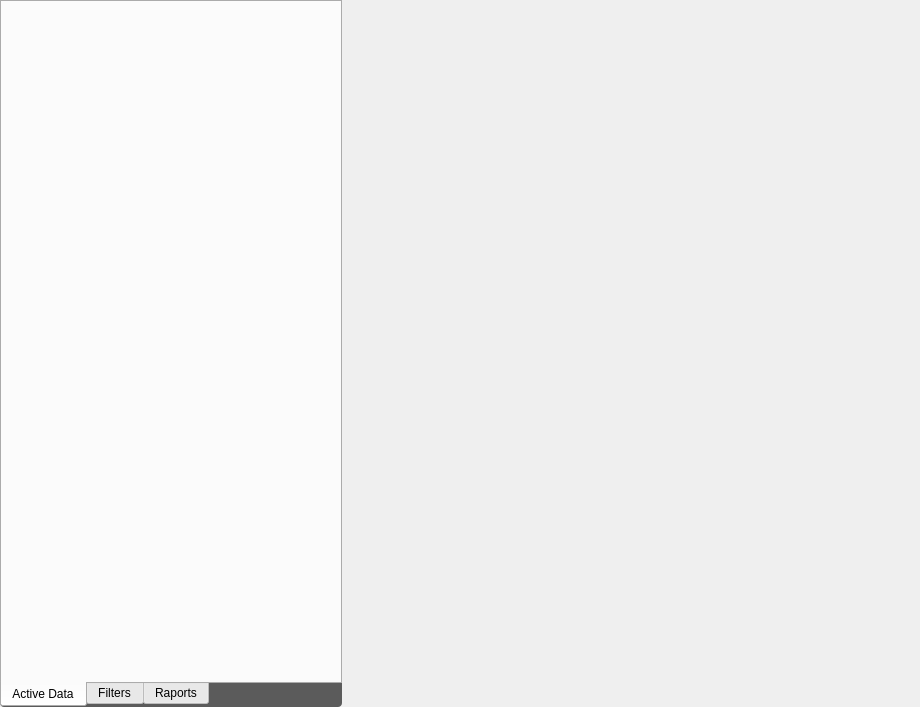
<?xml version="1.0" encoding="UTF-8"?>
<ui version="4.0">
 <class>AnalisisWidget</class>
 <widget class="QWidget" name="AnalisisWidget">
  <property name="geometry">
   <rect>
    <x>0</x>
    <y>0</y>
    <width>920</width>
    <height>707</height>
   </rect>
  </property>
  <property name="windowTitle">
   <string>Form</string>
  </property>
  <property name="styleSheet">
   <string notr="true"/>
  </property>
  <layout class="QHBoxLayout" name="horizontalLayout_2">
   <property name="spacing">
    <number>6</number>
   </property>
   <property name="margin">
    <number>0</number>
   </property>
   <item>
    <widget class="QFrame" name="LeftContainer">
     <property name="sizePolicy">
      <sizepolicy hsizetype="Minimum" vsizetype="Preferred">
       <horstretch>0</horstretch>
       <verstretch>0</verstretch>
      </sizepolicy>
     </property>
     <property name="styleSheet">
      <string notr="true">QFrame#LeftContainer {
	  /*border: 1px solid black; */
     /*border-color: rgb(135, 177, 255);*/
     border-radius: /*5*/ 4px; 
	padding: 0px;
    /*background-color: rgb(235, 235, 235);*/
	background: rgb(91, 91, 91);
}</string>
     </property>
     <layout class="QVBoxLayout" name="verticalLayout">
      <property name="margin">
       <number>0</number>
      </property>
      <item>
       <widget class="QTabWidget" name="tabWidget">
        <property name="sizePolicy">
         <sizepolicy hsizetype="Minimum" vsizetype="Expanding">
          <horstretch>0</horstretch>
          <verstretch>0</verstretch>
         </sizepolicy>
        </property>
        <property name="styleSheet">
         <string notr="true">
QTreeView::branch:has-children:!has-siblings:closed,
     QTreeView::branch:closed:has-children:has-siblings {
             border-image: none;
             image: url(:/mde/icons/trojkat-8x8-dodolu.png);
     }

     QTreeView::branch:open:has-children:!has-siblings,
     QTreeView::branch:open:has-children:has-siblings  {
             border-image: none;
             image: url(:/mde/icons/trojkat-8x8-naboku.png);
     }

#treeHolder
{
	background: white;
}

QTabWidget {
	background: white;
}

QTabWidget::pane {
	border: 1px solid black;
	border-top-left-radius: 4px;
	border-top-right-radius: 4px;
	border-bottom: 3px solid black;
	margin: 0px;
	padding: 2px;
	background: white;
}

QTabWidget::pane &gt; * {
   border: none;
}
QTabBar {
	background: rgb(91, 91, 91);
	border-bottom-left-radius: 4px;
	border-bottom-right-radius: 4px;
}

QTabBar::tab, QTabBar::tab:first, QTabBar::tab:middle, QTabBar::tab:last, QTabBar::tab:selected {
border: none;
 border-radius: 0px;
 background-color: transparent;
 color: black;
min-width: 8ex;
 padding: 4px;
margin-right: 3px;
}

QTabBar::tab:middle {
	margin-left: 3px;
}

QTabBar::tab:last {
	margin-left: 3px;
	margin-right: 1px;
}

QTabBar::tab:hover {
    background-color: #898989;
}

QTabBar::tab:selected, QTabBar::tab:hover:selected {
 background-color: black;
color: white;
 border-bottom-left-radius: 4px;
 border-bottom-right-radius: 4px;
}</string>
        </property>
        <property name="tabPosition">
         <enum>QTabWidget::South</enum>
        </property>
        <property name="currentIndex">
         <number>0</number>
        </property>
        <widget class="QWidget" name="activeDataTab">
         <attribute name="icon">
          <iconset resource="../../coreui/ui/CoreIcons.qrc">
           <normaloff>:/mde/icons/zaladowane.png</normaloff>:/mde/icons/zaladowane.png</iconset>
         </attribute>
         <attribute name="title">
          <string>Active Data</string>
         </attribute>
         <layout class="QVBoxLayout" name="verticalLayout_2">
          <property name="spacing">
           <number>1</number>
          </property>
          <property name="margin">
           <number>0</number>
          </property>
          <item>
           <widget class="QWidget" name="treeHolder" native="true">
            <property name="sizePolicy">
             <sizepolicy hsizetype="Preferred" vsizetype="Expanding">
              <horstretch>0</horstretch>
              <verstretch>0</verstretch>
             </sizepolicy>
            </property>
            <property name="styleSheet">
             <string notr="true">QMenu {
	border: none;
	margin: 0px;
	padding: 0px;
}

QMenu::item {
color: black;
}</string>
            </property>
           </widget>
          </item>
          <item>
           <widget class="QWidget" name="SummaryWindowWidget" native="true">
            <property name="sizePolicy">
             <sizepolicy hsizetype="Minimum" vsizetype="Minimum">
              <horstretch>0</horstretch>
              <verstretch>0</verstretch>
             </sizepolicy>
            </property>
            <property name="minimumSize">
             <size>
              <width>0</width>
              <height>120</height>
             </size>
            </property>
           </widget>
          </item>
         </layout>
        </widget>
        <widget class="QWidget" name="filtersTab">
         <attribute name="icon">
          <iconset resource="../../coreui/ui/CoreIcons.qrc">
           <normaloff>:/mde/icons/filtry.png</normaloff>:/mde/icons/filtry.png</iconset>
         </attribute>
         <attribute name="title">
          <string>Filters</string>
         </attribute>
         <layout class="QVBoxLayout" name="verticalLayout_5">
          <property name="margin">
           <number>0</number>
          </property>
          <item>
           <widget class="QFrame" name="containerFrame">
            <property name="sizePolicy">
             <sizepolicy hsizetype="Minimum" vsizetype="Preferred">
              <horstretch>0</horstretch>
              <verstretch>0</verstretch>
             </sizepolicy>
            </property>
            <property name="styleSheet">
             <string notr="true">QFrame#containerFrame { 
     border: 1px solid rgb(135, 177, 255); 
     border-radius: 4px; 
	padding: 2px;
    background-color: rgb(235, 235, 235);
 } 

 QWidget {
	 background-color:  rgb(235, 235, 235);
}</string>
            </property>
            <layout class="QVBoxLayout" name="verticalLayout_4">
             <property name="leftMargin">
              <number>1</number>
             </property>
             <property name="topMargin">
              <number>0</number>
             </property>
             <property name="rightMargin">
              <number>1</number>
             </property>
             <property name="bottomMargin">
              <number>0</number>
             </property>
             <item>
              <widget class="QWidget" name="header" native="true">
               <property name="sizePolicy">
                <sizepolicy hsizetype="Minimum" vsizetype="Minimum">
                 <horstretch>0</horstretch>
                 <verstretch>0</verstretch>
                </sizepolicy>
               </property>
               <property name="maximumSize">
                <size>
                 <width>16777215</width>
                 <height>20</height>
                </size>
               </property>
               <layout class="QHBoxLayout" name="horizontalLayout_4">
                <property name="topMargin">
                 <number>0</number>
                </property>
                <property name="bottomMargin">
                 <number>0</number>
                </property>
                <item>
                 <widget class="QLabel" name="label">
                  <property name="sizePolicy">
                   <sizepolicy hsizetype="Preferred" vsizetype="Minimum">
                    <horstretch>0</horstretch>
                    <verstretch>0</verstretch>
                   </sizepolicy>
                  </property>
                  <property name="font">
                   <font>
                    <pointsize>10</pointsize>
                   </font>
                  </property>
                  <property name="text">
                   <string>Filters</string>
                  </property>
                 </widget>
                </item>
                <item>
                 <widget class="QToolButton" name="resetButton">
                  <property name="text">
                   <string>Reset All</string>
                  </property>
                 </widget>
                </item>
                <item>
                 <widget class="QToolButton" name="hideButton">
                  <property name="sizePolicy">
                   <sizepolicy hsizetype="Fixed" vsizetype="Minimum">
                    <horstretch>0</horstretch>
                    <verstretch>0</verstretch>
                   </sizepolicy>
                  </property>
                  <property name="styleSheet">
                   <string notr="true">QToolButton#hideButton
{
	border: none;
}</string>
                  </property>
                  <property name="text">
                   <string>hide</string>
                  </property>
                  <property name="icon">
                   <iconset resource="hmmViewIcons.qrc">
                    <normaloff>:/mde/icons/strzalka-dol.png</normaloff>
                    <normalon>:/mde/icons/strzalka-gora.png</normalon>:/mde/icons/strzalka-dol.png</iconset>
                  </property>
                  <property name="checkable">
                   <bool>true</bool>
                  </property>
                  <property name="autoRaise">
                   <bool>true</bool>
                  </property>
                 </widget>
                </item>
               </layout>
              </widget>
             </item>
             <item>
              <widget class="QScrollArea" name="scrollArea">
               <property name="enabled">
                <bool>true</bool>
               </property>
               <property name="sizePolicy">
                <sizepolicy hsizetype="Minimum" vsizetype="Minimum">
                 <horstretch>0</horstretch>
                 <verstretch>0</verstretch>
                </sizepolicy>
               </property>
               <property name="minimumSize">
                <size>
                 <width>330</width>
                 <height>160</height>
                </size>
               </property>
               <property name="maximumSize">
                <size>
                 <width>16777215</width>
                 <height>16777215</height>
                </size>
               </property>
               <property name="styleSheet">
                <string notr="true">QFrame#scrollArea
{
	border:none;
}</string>
               </property>
               <property name="verticalScrollBarPolicy">
                <enum>Qt::ScrollBarAlwaysOn</enum>
               </property>
               <property name="horizontalScrollBarPolicy">
                <enum>Qt::ScrollBarAsNeeded</enum>
               </property>
               <property name="widgetResizable">
                <bool>true</bool>
               </property>
               <widget class="QWidget" name="filterScroll">
                <property name="geometry">
                 <rect>
                  <x>0</x>
                  <y>0</y>
                  <width>313</width>
                  <height>160</height>
                 </rect>
                </property>
                <property name="styleSheet">
                 <string notr="true"/>
                </property>
               </widget>
              </widget>
             </item>
            </layout>
           </widget>
          </item>
          <item>
           <widget class="QWidget" name="configurationFrame" native="true">
            <property name="styleSheet">
             <string notr="true">QWidget#configurationFrame &gt; QFrame
{
	border: none;
}</string>
            </property>
            <layout class="QVBoxLayout" name="verticalLayout_6">
             <item>
              <widget class="QPushButton" name="applyButton">
               <property name="styleSheet">
                <string notr="true">QPushButton#applyButton
{
    border: 1px solid rgb(135, 177, 255); 
    border-radius: 4px; 
	padding: 2px;
    background-color: white;
}

QPushButton#applyButton:hover
{    background-color: rgb(235, 235, 235);
}</string>
               </property>
               <property name="text">
                <string>Apply</string>
               </property>
              </widget>
             </item>
             <item>
              <widget class="QScrollArea" name="scrollArea_2">
               <property name="styleSheet">
                <string notr="true"/>
               </property>
               <property name="widgetResizable">
                <bool>true</bool>
               </property>
               <widget class="QWidget" name="configurationWidget">
                <property name="geometry">
                 <rect>
                  <x>0</x>
                  <y>0</y>
                  <width>100</width>
                  <height>30</height>
                 </rect>
                </property>
               </widget>
              </widget>
             </item>
            </layout>
           </widget>
          </item>
         </layout>
        </widget>
        <widget class="QWidget" name="raportsTab">
         <attribute name="icon">
          <iconset resource="../../coreui/ui/CoreIcons.qrc">
           <normaloff>:/mde/icons/karta.png</normaloff>:/mde/icons/karta.png</iconset>
         </attribute>
         <attribute name="title">
          <string>Raports</string>
         </attribute>
         <layout class="QVBoxLayout" name="verticalLayout_3">
          <item>
           <widget class="QScrollArea" name="scrollArea_3">
            <property name="styleSheet">
             <string notr="true">#scrollArea_3 {
	border: none;
}</string>
            </property>
            <property name="widgetResizable">
             <bool>true</bool>
            </property>
            <widget class="QWidget" name="raportCont">
             <property name="geometry">
              <rect>
               <x>0</x>
               <y>0</y>
               <width>65</width>
               <height>52</height>
              </rect>
             </property>
             <property name="styleSheet">
              <string notr="true"/>
             </property>
             <layout class="QVBoxLayout" name="verticalLayout_7">
              <item>
               <widget class="QWidget" name="raportsArea" native="true">
                <layout class="QGridLayout" name="gridLayout"/>
               </widget>
              </item>
              <item>
               <widget class="QWidget" name="widget_2" native="true">
                <property name="sizePolicy">
                 <sizepolicy hsizetype="Preferred" vsizetype="Expanding">
                  <horstretch>0</horstretch>
                  <verstretch>0</verstretch>
                 </sizepolicy>
                </property>
               </widget>
              </item>
             </layout>
            </widget>
           </widget>
          </item>
         </layout>
        </widget>
       </widget>
      </item>
     </layout>
    </widget>
   </item>
   <item>
    <widget class="QWidget" name="analisisArea" native="true">
     <property name="sizePolicy">
      <sizepolicy hsizetype="Expanding" vsizetype="Expanding">
       <horstretch>0</horstretch>
       <verstretch>0</verstretch>
      </sizepolicy>
     </property>
     <property name="styleSheet">
      <string notr="true">#analisisArea {
 background-color: rgb(91, 91, 91);
color: black;
padding: 0px;
margin: 0px;
}

/* topWindow */
coreUI--CoreDockWidgetManager {
 background: transparent;
 margin: 0px;
 padding: 0px;
border: none;
}

QTabWidget::pane {
 background: transparent;
	margin: 0px;
	border: 1px solid black;
	padding: 2px;
	 border-radius: 4px;
}

QTabWidget::pane &gt; QWidget {
	background: transparent;
}

coreUI--CoreDockWidgetSet {
 background: transparent;
 margin: 0px;
 padding: 0px;
border: none;
}

QMainWindow {
	border: none;
	padding: 0px;
	margin: 0px;
	border-radius: 4px;
	background: transparent;
}

QDockWidget {
	padding: 0px;
	border: 1px solid black;
	border-radius: 4px;
	background: transparent;
	color: black;
}

coreUI--CoreVisualizerWidget {
	background: transparent;
	border: 1px solid black;
	color: black;
	border-top: 1px solid white;
	border-bottom-left-radius: 4px;
	border-bottom-right-radius: 4px;
	background: transparent;
}

coreUI--CoreVisualizerWidget * {
color: black;
}

coreUI--CoreVisualizerWidget:hover {
	border: 2px solid rgb(135, 177, 255);
}

/* styl titlebarów i ich dzieci */
coreUI--CoreTitleBar {
 background: black;
color: white;
 border-radius: 0px;
 border-top-left-radius: 4px;
 border-top-right-radius: 4px;
 margin: 0px;
 padding: 2px;
}

coreUI--CoreTitleBar QLabel#titleLabel {
 background: black;
color: white;
}

coreUI--CoreTitleBar QToolButton#buttonFloat {
    background: rgb(43, 42, 41);
    border: 1px solid rgb(63, 62, 61);
     border-bottom: none;
  border-radius: 0px;
     border-top-left-radius: 4px;
     border-right: none;
 margin-top: 4px;
 max-height: 12px;
 min-width: 17px;
}

coreUI--CoreTitleBar QToolButton#buttonFloat:hover {
    background-color: rgb(135, 177, 255);
 }

coreUI--CoreTitleBar QToolButton#buttonFloat:pressed {
    background-color: rgb(55, 97, 180);
}

coreUI--CoreTitleBar QToolButton#buttonClose {
    background-color: rgb(43, 42, 41);
     border: 1px solid rgb(63, 62, 61);
     border-bottom: none; 
 border-radius: 0px;
     border-top-right-radius: 4px;
  margin-top: 4px;
 max-height: 12px;
 min-width: 23px;
}

 coreUI--CoreTitleBar QToolButton#buttonClose:hover {
     background-color: rgb(200, 0, 0); 
 }

coreUI--CoreTitleBar QToolButton#buttonClose:pressed {
         background-color: rgb(128, 0, 0);
}

QMainWindow::separator {
 background-color: transparent;
 width: 4px;
 height: 4px;
}

QMainWindow::separator:vertical {
 image: url(:/mde/icons/splitter-dots-vertical.png);
 }

QMainWindow::separator:horizontal {
 image: url(:/mde/icons/splitter-dots-horizontal.png);
}

QMainWindow::separator:vertical:hover {
 margin-top: 4px;
 margin-bottom: 4px;
 }

QMainWindow::separator:horizontal:hover {
 margin-left: 4px;
 margin-right: 4px;
} 

/* timeline */
#timelineControls, #TimelineWidget {
 spacing: 0px;
 margin: 0px;
 padding-left: 4px;
 padding-right: 4px;
border: none;
}

#timelineControls QAbstractSpinBox{
 border: 1px solid rgb(135, 177, 255);
 border-radius: 4px;
}

#timelineControls QToolButton, #timelineControls QPushButton {
 background: transparent;
 border: 1px rgb(135, 177, 255);
 border-radius: 0px;
 padding: 0px;
 margin: 0px;
 spacing: 0px;
}

#timelineGroupedControls {
 spacing: 0px;
 margin: 0px;
 padding: 0px;
 background: rgb(91, 91, 91); 
}

#leftContainer, #centerContainer, #rightContainer {
 border: 2px solid rgb(135, 177, 255);
 background: rgb(91, 91, 91); 
 spacing: 0px;
 margin: 0px;
 padding: 0px;
}

TimeSliderWidget {
	padding-top: 4px;
}

#leftContainer {
 border-bottom: none;
 border-left: none;
 border-right: none;
}

#rightContainer {
 border-bottom: none;
 border-left: none;
 border-right: none;
}

#centerContainer {
 border-top: none;
 border-bottom-left-radius: 4px;
 border-bottom-right-radius: 4px;
 background: white;
}

#leftControls, #rightControls, #centerControls {
 border: none;
 margin: 0px;
 padding: 0px;
 background: transparent;
}

QTabBar {
 background: rgb(91, 91, 91);
 border-top: 3px solid black;
position: absolute;
}

coreUI--CoreDockWidgetSet QTabBar {
 background: white;
}

QTabBar::tab {
border: none;
border-top: 3px solid black;
 border-radius: 0px;
 background-color: transparent;
 color: black;
 min-width: 8ex;
 padding: 4px;
 margin-right: 1px;
}

QTabBar::tab:selected {
 background-color: black;
 border-bottom-left-radius: 4px;
 border-bottom-right-radius: 4px;
color: white;
}

QTabBar::tab:hover {
    background-color: #898989;
}

QFrame#bottomMainWindow {
	background: rgb(91, 91, 91);
	border: 1px solid black;
	border-radius: 4px;
	margin: 0px;
	padding: 0px;
}</string>
     </property>
    </widget>
   </item>
  </layout>
 </widget>
 <resources>
  <include location="../../coreui/ui/CoreIcons.qrc"/>
  <include location="hmmViewIcons.qrc"/>
 </resources>
 <connections/>
</ui>
